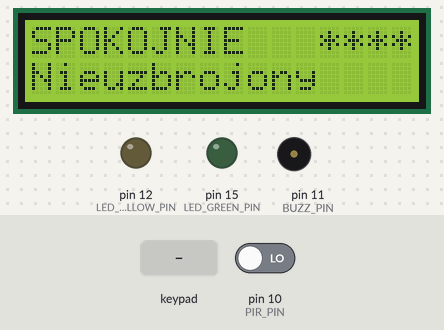
Simulated run of this sketch. Board: Arduino Uno, built with avr-gcc and run on an emulated ATmega328P. On the bench: 16×2 character LCD, output pins drawn as LEDs (lit = HIGH), buzzer (waves = sounding). Dashed ring = blinking. Inputs (shaded band) come from the test bench; at power-on: pin 10 (PIR_PIN) LOW.

Above: at 5.2 s.
5.3 s: keypad keys 1 2 3 4 # pressed 0.4 s apart
At 5.76 s:
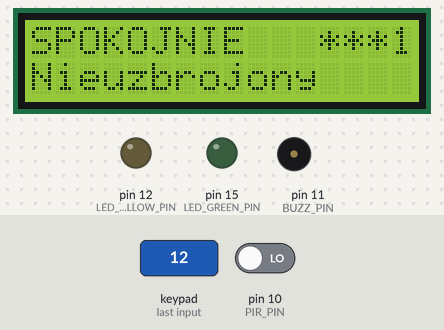
8.8 s: pin 10 (PIR_PIN) driven HIGH
At 9.7 s:
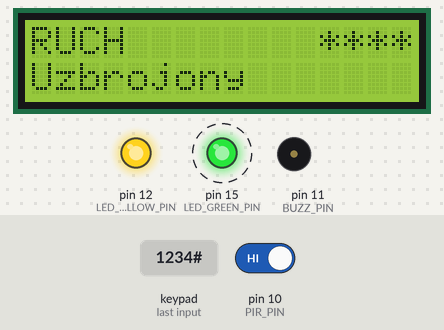
11.8 s: key '1' pressed
At 12.8 s:
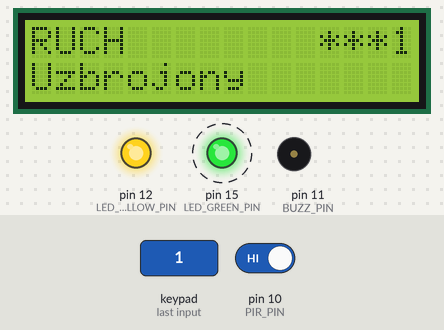
14.8 s: keypad keys 1 2 3 4 A pressed 0.4 s apart
At 17.7 s:
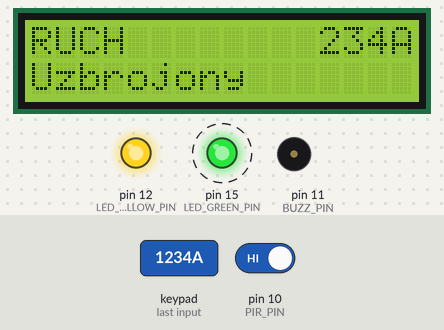
18.3 s: key 'A' pressed
At 19.5 s:
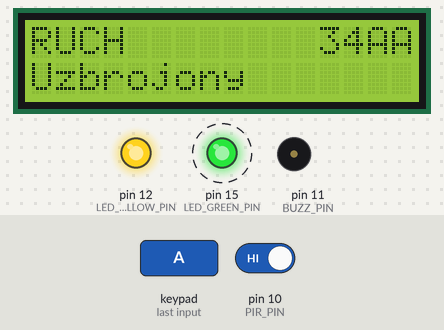
21.3 s: keypad keys 1 2 3 4 D pressed 0.4 s apart
At 25.4 s:
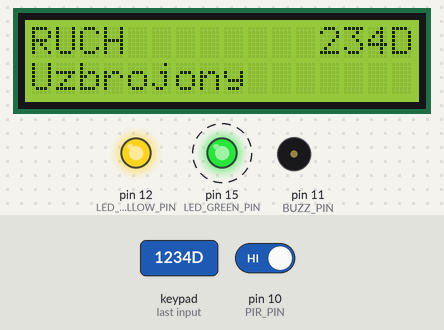
Timing chart, 0 to 27.1 s (numbered marks = the images above; inputs shaded):
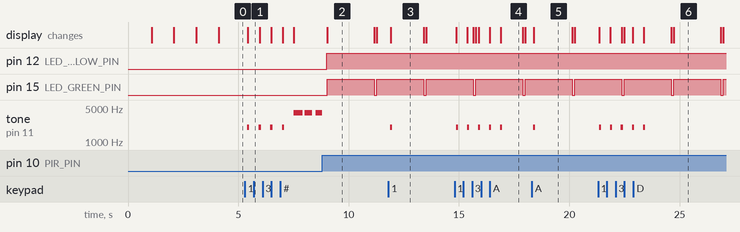

Measured:
- after the input at 5.3 s, tone on pin 11 (BUZZ_PIN): plays 2000 Hz for 0.10 s, 2000 Hz for 0.10 s, 2000 Hz for 0.10 s, 2000 Hz for 0.10 s, 4000 Hz for 0.40 s, 4000 Hz for 0.35 s … (7 notes in this stretch), starting after 0.10 s; the display: changes after 0.13 s (image 1)
- after the input at 8.8 s, pin 12 (LED_YELLOW_PIN): LOW → HIGH after 0.21 s; pin 15 (LED_GREEN_PIN): LOW → HIGH after 0.23 s, → LOW 2.1 s later, → HIGH 0.12 s later; the display: changes after 0.23 s (image 2)
- after the input at 11.8 s, tone on pin 11 (BUZZ_PIN): silent → 2000 Hz after 0.08 s, → silent 0.10 s later; the display: changes after 0.10 s (image 3)
- after the input at 14.8 s, tone on pin 11 (BUZZ_PIN): alternates 2000 Hz for 0.10 s and silent for 0.40 s, 10 changes in all, then stays silent, starting after 0.07 s; the display: first changes after 0.09 s (image 4 shows a later state)
- after the input at 18.3 s, tone on pin 11 (BUZZ_PIN): silent → 2000 Hz after 0.06 s, → silent 0.10 s later; the display: changes after 0.08 s (image 5)
- after the input at 21.3 s, tone on pin 11 (BUZZ_PIN): alternates 2000 Hz for 0.10 s and silent for 0.40 s, 10 changes in all, then stays silent, starting after 0.05 s
- what the display in image 2 shows lasts 2.2 s, from 9.0 s to 11.2 s

The sketch:

BFAlarmWithKeypad.ino
```cpp
#include <Wire.h>
#include <LiquidCrystal_I2C.h>
#include <NewTone.h>
#include <Keypad.h>

const int RECV_PIN = 13;
const int PIR_PIN = 10;
const int BUZZ_PIN = 11;
const int LED_YELLOW_PIN = 12;
const int LED_GREEN_PIN = 15;

const byte numRows= 4; //number of rows on the keypad
const byte numCols= 4; //number of columns on the keypad

//keymap defines the key pressed according to the row and columns just as appears on the keypad
char keymap[numRows][numCols]=
{
{'1', '2', '3', 'A'},
{'4', '5', '6', 'B'},
{'7', '8', '9', 'C'},
{'*', '0', '#', 'D'}
};

char pinEntry[4] = {'*','*','*','*'};
char pin[4]= {'1','2','3','4'};

//Code that shows the the keypad connections to the arduino terminals
byte rowPins[numRows] = {9,8,7,6}; //Rows 0 to 3
byte colPins[numCols]= {5,4,3,2}; //Columns 0 to 3

//initializes an instance of the Keypad class
Keypad myKeypad= Keypad(makeKeymap(keymap), rowPins, colPins, numRows, numCols);

int colIndex = -1;
int rowIndex = 0;
bool inMotion = false;
unsigned long motionDelay = 2000; // Motion Delay Timer
unsigned long motionTimer; // Motion Trigger Timer

int melody[] = { 262, 196, 196, 220, 196, 0, 247, 262 };
int noteDurations[] = { 4, 8, 8, 4, 4, 4, 4, 4 };

bool alarmArmed = false;

// set LCD address to 0x20 for a 16 chars and 2 line display
LiquidCrystal_I2C lcd(0x27, 2, 1, 0, 4, 5, 6, 7, 3, POSITIVE);

// the setup routine runs once when you press reset:
void setup() {
  // initialize the digital pin as an output.
  pinMode(LED_YELLOW_PIN, OUTPUT);
  pinMode(LED_GREEN_PIN, OUTPUT);

  // initialize PIR pin mode to input
  pinMode(PIR_PIN, INPUT);

  // initialize Buzzer PIN
  pinMode(BUZZ_PIN, OUTPUT);
  //noTone(BUZZ_PIN);

  // clear pins to turn-off the leds
  digitalWrite(LED_YELLOW_PIN, LOW);
  digitalWrite(LED_GREEN_PIN, LOW);

  Serial.begin(9600);

  // initialize LCD
  lcd.begin(16,2);

  // print message to LCD
  lcd.backlight();
  lcd.setCursor(0,0);
  lcd.print("Hello world!");
  for (int i = 0; i < 4 ; i++)
  {
    lcd.setCursor(0,1);
    lcd.print(3-i);
    delay(1000);
  }

  randomSeed(analogRead(0));
}

void basicKeypressHandling() {
  char keypressed = myKeypad.getKey();

  if (keypressed != NO_KEY) {
    Serial.print(keypressed);

    NewTone(BUZZ_PIN, 2000, 100);

    if (keypressed == '1') {
      alarmArmed = true;
    } else if (keypressed == '2') {
      alarmArmed = false;
    }
  }
}

void clearPinEntry() {
  for (int i = 0; i < 4 ; i++) {
    pinEntry[i] = '*';
  }
}

void processPin() {
  bool pinCorrect = true;
  for (int i = 0; i < 4 ; i++) {
    if (pinEntry[i] != pin[i]) {
      pinCorrect = false;
      break;
    }
  }

  if (pinCorrect == true) {
    if (alarmArmed) {
      for (int i = 0; i<3; i++) {
        NewTone(BUZZ_PIN, 2000, 100 + i*50);
        delay(500);
      }
    } else {
      NewTone(BUZZ_PIN, 2000, 100);
      for (int i = 0; i<3; i++) {
        NewTone(BUZZ_PIN, 4000, 400 - i*50);
        delay(500);
    }

    }
    alarmArmed = !alarmArmed;
  } else {
  NewTone(BUZZ_PIN, 6000, 1000);
  }


  clearPinEntry();
}

void addEntryToPin(char keypressed) {
  for (int i = 0; i < 3; i++) {
    pinEntry[i] = pinEntry[i+1];
  }
  pinEntry[3] = keypressed;
}

void processKeypad() {

  char keypressed = myKeypad.getKey();

  if (keypressed != NO_KEY) {
    // if this is '#' compare PIN with PIN and enable/disable
    NewTone(BUZZ_PIN, 2000, 100);
    if (keypressed == '#') {
      processPin();
    } else {
      addEntryToPin(keypressed);
    }
  }

// unsigned long milisec = millis();
// if (timeFromLastKeypress
// milisec - motionTimer >= motionDelay

}

// the loop routine runs over and over again forever:
void loop() {

  lcd.clear();

  // handle keypad
  processKeypad();

  // read data from motion detector
  unsigned long milisec = millis();
  bool moveDetected = (digitalRead(PIR_PIN) == HIGH);

  if (moveDetected) {
    digitalWrite(LED_YELLOW_PIN, HIGH);
  } else {
    digitalWrite(LED_YELLOW_PIN, LOW);
  }

  if (moveDetected && !inMotion) {
    inMotion = true;
    motionTimer = milisec;
  } else if (milisec - motionTimer >= motionDelay) {
    inMotion = false;
  }

  // print to LCD
  lcd.setCursor(0,0);
  if (inMotion == true) {
    lcd.print("RUCH");
  } else {
    lcd.print("SPOKOJNIE");
  }

  lcd.setCursor(0,1);
  if (alarmArmed == true) {
    lcd.print("Uzbrojony");
  } else {
    lcd.print("Nieuzbrojony");
  }

   // print pin
   int lcdIndex = 12;
   for (int index = 0; index < 4; index++) {
     lcd.setCursor(lcdIndex,0);
     lcd.print(pinEntry[index]);
     lcdIndex += 1;
   }


  if (alarmArmed &&  inMotion) {
    //tone(BUZZ_PIN, 2000, 400);
    //Serial.println("BUZZER");
    //for (unsigned long freq = 125; freq <= 15000; freq += 100) {
    //  NewTone(BUZZ_PIN, freq); // Play the frequency (125 Hz to 15 kHz sweep in 10 Hz steps).
    //delay(1); // Wait 1 ms so you can hear it.
    //}
    //noNewTone(BUZZ_PIN); // Turn off the tone.
    //digitalWrite(LED_YELLOW_PIN, HIGH);
    digitalWrite(LED_GREEN_PIN, HIGH);
  } else {
    //noTone(BUZZ_PIN);
    //Serial.println("NO BUZZER");
    //digitalWrite(LED_YELLOW_PIN, LOW);
    digitalWrite(LED_GREEN_PIN, LOW);
  }
  delay(100);

//  if (alarmArmed && inMotion) {
//   digitalWrite(led, HIGH);   // turn the LED on (HIGH is the voltage level)
//   digitalWrite(led2, HIGH);
//   //tone(BUZZ_PIN, 2000);
//
//   //lcd.backlight();
//   delay(100);               // wait for a second
//   digitalWrite(led, LOW);    // turn the LED off by making the voltage LOW
//   digitalWrite(led2, LOW);
//   //noTone(BUZZ_PIN);
//   delay(100);
//  } else {
//   digitalWrite(led, LOW);   // turn the LED on (HIGH is the voltage level)
//   digitalWrite(led2, LOW);
//    delay(1000);
//  }


}
```
